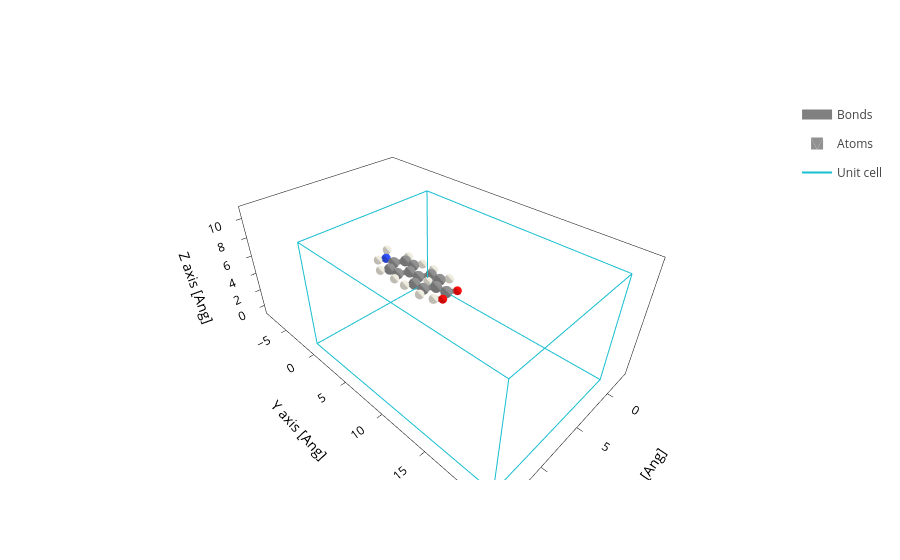

The notebook cell saved with this chart:
### Markdown cell above
**Import molecule in xyz format and center using sisl**

We can use the center() to find the where is the center now center and simply add a vector to translate the system to the desired place
Documentation on geometry manipulation here:

https://sisl.readthedocs.io/en/latest/api/generated/sisl.Geometry.html

### Code cell
system=Geometry.read("molecule.xyz")
system.plot()

### Figure 1 — Plotly figure (JSON) as saved in the notebook; plotly's stock layout.template omitted (floating-point values rounded to 4 significant figures; data arrays with more than 128 entries replaced by an {"elided": "..."} marker saying what was removed)
{"data": [{"line": {"color": "gray", "width": 10}, "meta": {}, "mode": "lines", "name": "Bonds", "opacity": 1, "type": "scatter3d", "x": {"elided": "651 float values"}, "y": {"elided": "651 float values"}, "z": {"elided": "651 float values"}}, {"alphahull": 0, "color": "#909090", "hovertemplate": "%{meta.position}", "legendgroup": "Atoms", "meta": {"meta": {"Atoms_i": 0}, "position": "(1.30, 0.64, 0.00)"}, "name": "Atoms", "opacity": 1, "showlegend": true, "showscale": false, "type": "mesh3d", "x": {"elided": "225 float values"}, "y": {"elided": "225 float values"}, "z": {"elided": "225 float values"}}, {"alphahull": 0, "color": "#EDEADE", "hovertemplate": "%{meta.position}", "legendgroup": "Atoms", "meta": {"meta": {"Atoms_i": 1}, "position": "(2.31, 1.13, -0.00)"}, "name": "Atoms", "opacity": 1, "showlegend": false, "showscale": false, "type": "mesh3d", "x": {"elided": "225 float values"}, "y": {"elided": "225 float values"}, "z": {"elided": "225 float values"}}, {"alphahull": 0, "color": "#909090", "hovertemplate": "%{meta.position}", "legendgroup": "Atoms", "meta": {"meta": {"Atoms_i": 2}, "position": "(0.03, 1.39, 0.00)"}, "name": "Atoms", "opacity": 1, "showlegend": false, "showscale": false, "type": "mesh3d", "x": {"elided": "225 float values"}, "y": {"elided": "225 float values"}, "z": {"elided": "225 float values"}}, {"alphahull": 0, "color": "#909090", "hovertemplate": "%{meta.position}", "legendgroup": "Atoms", "meta": {"meta": {"Atoms_i": 3}, "position": "(-0.06, 2.85, 0.00)"}, "name": "Atoms", "opacity": 1, "showlegend": false, "showscale": false, "type": "mesh3d", "x": {"elided": "225 float values"}, "y": {"elided": "225 float values"}, "z": {"elided": "225 float values"}}, {"alphahull": 0, "color": "#909090", "hovertemplate": "%{meta.position}", "legendgroup": "Atoms", "meta": {"meta": {"Atoms_i": 4}, "position": "(-1.27, 0.67, 0.00)"}, "name": "Atoms", "opacity": 1, "showlegend": false, "showscale": false, "type": "mesh3d", "x": {"elided": "225 float values"}, "y": {"elided": "225 float values"}, "z": {"elided": "225 float values"}}, {"alphahull": 0, "color": "#EDEADE", "hovertemplate": "%{meta.position}", "legendgroup": "Atoms", "meta": {"meta": {"Atoms_i": 5}, "position": "(-2.18, 1.32, -0.00)"}, "name": "Atoms", "opacity": 1, "showlegend": false, "showscale": false, "type": "mesh3d", "x": {"elided": "225 float values"}, "y": {"elided": "225 float values"}, "z": {"elided": "225 float values"}}, {"alphahull": 0, "color": "#909090", "hovertemplate": "%{meta.position}", "legendgroup": "Atoms", "meta": {"meta": {"Atoms_i": 6}, "position": "(-1.30, -0.74, 0.00)"}, "name": "Atoms", "opacity": 1, "showlegend": false, "showscale": false, "type": "mesh3d", "x": {"elided": "225 float values"}, "y": {"elided": "225 float values"}, "z": {"elided": "225 float values"}}, {"alphahull": 0, "color": "#EDEADE", "hovertemplate": "%{meta.position}", "legendgroup": "Atoms", "meta": {"meta": {"Atoms_i": 7}, "position": "(-2.26, -1.33, 0.00)"}, "name": "Atoms", "opacity": 1, "showlegend": false, "showscale": false, "type": "mesh3d", "x": {"elided": "225 float values"}, "y": {"elided": "225 float values"}, "z": {"elided": "225 float values"}}, {"alphahull": 0, "color": "#909090", "hovertemplate": "%{meta.position}", "legendgroup": "Atoms", "meta": {"meta": {"Atoms_i": 8}, "position": "(0.01, -1.48, 0.00)"}, "name": "Atoms", "opacity": 1, "showlegend": false, "showscale": false, "type": "mesh3d", "x": {"elided": "225 float values"}, "y": {"elided": "225 float values"}, "z": {"elided": "225 float values"}}, {"alphahull": 0, "color": "#909090", "hovertemplate": "%{meta.position}", "legendgroup": "Atoms", "meta": {"meta": {"Atoms_i": 9}, "position": "(-0.00, -2.92, -0.00)"}, "name": "Atoms", "opacity": 1, "showlegend": false, "showscale": false, "type": "mesh3d", "x": {"elided": "225 float values"}, "y": {"elided": "225 float values"}, "z": {"elided": "225 float values"}}, {"alphahull": 0, "color": "#909090", "hovertemplate": "%{meta.position}", "legendgroup": "Atoms", "meta": {"meta": {"Atoms_i": 10}, "position": "(1.29, -0.76, -0.00)"}, "name": "Atoms", "opacity": 1, "showlegend": false, "showscale": false, "type": "mesh3d", "x": {"elided": "225 float values"}, "y": {"elided": "225 float values"}, "z": {"elided": "225 float values"}}, {"alphahull": 0, "color": "#EDEADE", "hovertemplate": "%{meta.position}", "legendgroup": "Atoms", "meta": {"meta": {"Atoms_i": 11}, "position": "(2.26, -1.34, -0.00)"}, "name": "Atoms", "opacity": 1, "showlegend": false, "showscale": false, "type": "mesh3d", "x": {"elided": "225 float values"}, "y": {"elided": "225 float values"}, "z": {"elided": "225 float values"}}, {"alphahull": 0, "color": "#FF0D0D", "hovertemplate": "%{meta.position}", "legendgroup": "Atoms", "meta": {"meta": {"Atoms_i": 12}, "position": "(1.16, 3.48, 0.00)"}, "name": "Atoms", "opacity": 1, "showlegend": false, "showscale": false, "type": "mesh3d", "x": {"elided": "225 float values"}, "y": {"elided": "225 float values"}, "z": {"elided": "225 float values"}}, {"alphahull": 0, "color": "#FF0D0D", "hovertemplate": "%{meta.position}", "legendgroup": "Atoms", "meta": {"meta": {"Atoms_i": 13}, "position": "(-1.09, 3.54, -0.00)"}, "name": "Atoms", "opacity": 1, "showlegend": false, "showscale": false, "type": "mesh3d", "x": {"elided": "225 float values"}, "y": {"elided": "225 float values"}, "z": {"elided": "225 float values"}}, {"alphahull": 0, "color": "#909090", "hovertemplate": "%{meta.position}", "legendgroup": "Atoms", "meta": {"meta": {"Atoms_i": 14}, "position": "(0.00, -5.74, 0.00)"}, "name": "Atoms", "opacity": 1, "showlegend": false, "showscale": false, "type": "mesh3d", "x": {"elided": "225 float values"}, "y": {"elided": "225 float values"}, "z": {"elided": "225 float values"}}, {"alphahull": 0, "color": "#3050F8", "hovertemplate": "%{meta.position}", "legendgroup": "Atoms", "meta": {"meta": {"Atoms_i": 15}, "position": "(0.00, -7.14, 0.00)"}, "name": "Atoms", "opacity": 1, "showlegend": false, "showscale": false, "type": "mesh3d", "x": {"elided": "225 float values"}, "y": {"elided": "225 float values"}, "z": {"elided": "225 float values"}}, {"alphahull": 0, "color": "#909090", "hovertemplate": "%{meta.position}", "legendgroup": "Atoms", "meta": {"meta": {"Atoms_i": 16}, "position": "(1.24, -5.03, -0.02)"}, "name": "Atoms", "opacity": 1, "showlegend": false, "showscale": false, "type": "mesh3d", "x": {"elided": "225 float values"}, "y": {"elided": "225 float values"}, "z": {"elided": "225 float values"}}, {"alphahull": 0, "color": "#EDEADE", "hovertemplate": "%{meta.position}", "legendgroup": "Atoms", "meta": {"meta": {"Atoms_i": 17}, "position": "(2.22, -5.57, 0.00)"}, "name": "Atoms", "opacity": 1, "showlegend": false, "showscale": false, "type": "mesh3d", "x": {"elided": "225 float values"}, "y": {"elided": "225 float values"}, "z": {"elided": "225 float values"}}, {"alphahull": 0, "color": "#909090", "hovertemplate": "%{meta.position}", "legendgroup": "Atoms", "meta": {"meta": {"Atoms_i": 18}, "position": "(1.24, -3.64, -0.02)"}, "name": "Atoms", "opacity": 1, "showlegend": false, "showscale": false, "type": "mesh3d", "x": {"elided": "225 float values"}, "y": {"elided": "225 float values"}, "z": {"elided": "225 float values"}}, {"alphahull": 0, "color": "#EDEADE", "hovertemplate": "%{meta.position}", "legendgroup": "Atoms", "meta": {"meta": {"Atoms_i": 19}, "position": "(2.21, -3.08, -0.00)"}, "name": "Atoms", "opacity": 1, "showlegend": false, "showscale": false, "type": "mesh3d", "x": {"elided": "225 float values"}, "y": {"elided": "225 float values"}, "z": {"elided": "225 float values"}}, {"alphahull": 0, "color": "#909090", "hovertemplate": "%{meta.position}", "legendgroup": "Atoms", "meta": {"meta": {"Atoms_i": 20}, "position": "(-1.24, -3.65, 0.01)"}, "name": "Atoms", "opacity": 1, "showlegend": false, "showscale": false, "type": "mesh3d", "x": {"elided": "225 float values"}, "y": {"elided": "225 float values"}, "z": {"elided": "225 float values"}}, {"alphahull": 0, "color": "#EDEADE", "hovertemplate": "%{meta.position}", "legendgroup": "Atoms", "meta": {"meta": {"Atoms_i": 21}, "position": "(-2.20, -3.08, 0.00)"}, "name": "Atoms", "opacity": 1, "showlegend": false, "showscale": false, "type": "mesh3d", "x": {"elided": "225 float values"}, "y": {"elided": "225 float values"}, "z": {"elided": "225 float values"}}, {"alphahull": 0, "color": "#909090", "hovertemplate": "%{meta.position}", "legendgroup": "Atoms", "meta": {"meta": {"Atoms_i": 22}, "position": "(-1.24, -5.04, 0.00)"}, "name": "Atoms", "opacity": 1, "showlegend": false, "showscale": false, "type": "mesh3d", "x": {"elided": "225 float values"}, "y": {"elided": "225 float values"}, "z": {"elided": "225 float values"}}, {"alphahull": 0, "color": "#EDEADE", "hovertemplate": "%{meta.position}", "legendgroup": "Atoms", "meta": {"meta": {"Atoms_i": 23}, "position": "(-2.22, -5.58, -0.00)"}, "name": "Atoms", "opacity": 1, "showlegend": false, "showscale": false, "type": "mesh3d", "x": {"elided": "225 float values"}, "y": {"elided": "225 float values"}, "z": {"elided": "225 float values"}}, {"alphahull": 0, "color": "#EDEADE", "hovertemplate": "%{meta.position}", "legendgroup": "Atoms", "meta": {"meta": {"Atoms_i": 24}, "position": "(0.98, -7.50, 0.02)"}, "name": "Atoms", "opacity": 1, "showlegend": false, "showscale": false, "type": "mesh3d", "x": {"elided": "225 float values"}, "y": {"elided": "225 float values"}, "z": {"elided": "225 float values"}}, {"alphahull": 0, "color": "#EDEADE", "hovertemplate": "%{meta.position}", "legendgroup": "Atoms", "meta": {"meta": {"Atoms_i": 25}, "position": "(-0.51, -7.52, 0.82)"}, "name": "Atoms", "opacity": 1, "showlegend": false, "showscale": false, "type": "mesh3d", "x": {"elided": "225 float values"}, "y": {"elided": "225 float values"}, "z": {"elided": "225 float values"}}, {"alphahull": 0, "color": "#EDEADE", "hovertemplate": "%{meta.position}", "legendgroup": "Atoms", "meta": {"meta": {"Atoms_i": 26}, "position": "(1.83, 2.75, -0.00)"}, "name": "Atoms", "opacity": 1, "showlegend": false, "showscale": false, "type": "mesh3d", "x": {"elided": "225 float values"}, "y": {"elided": "225 float values"}, "z": {"elided": "225 float values"}}, {"alphahull": 0, "color": "#EDEADE", "hovertemplate": "%{meta.position}", "legendgroup": "Atoms", "meta": {"meta": {"Atoms_i": 27}, "position": "(-0.08, -0.00, 0.00)"}, "name": "Atoms", "opacity": 1, "showlegend": false, "showscale": false, "type": "mesh3d", "x": {"elided": "225 float values"}, "y": {"elided": "225 float values"}, "z": {"elided": "225 float values"}}, {"meta": {}, "mode": "lines", "name": "Unit cell", "type": "scatter3d", "x": [0.0, 0.0, 14.57, 14.57, 0.0, 0.0, NaN, 0.0, 0.0, 0.0, 14.57, 14.57, 0.0, NaN, 14.57, 14.57, NaN, 14.57, 14.57], "y": [0.0, 21.06, 21.06, 21.06, 21.06, 21.06, NaN, 21.06, 0.0, 0.0, 0.0, 0.0, 0.0, NaN, 21.06, 0.0, NaN, 21.06, 0.0], "z": [0.0, 0.0, 0.0, 10.84, 10.84, 0.0, NaN, 10.84, 10.84, 0.0, 0.0, 10.84, 10.84, NaN, 0.0, 0.0, NaN, 10.84, 10.84]}], "layout": {"scene": {"aspectmode": "data", "xaxis": {"title": {"text": "X axis [Ang]"}}, "yaxis": {"title": {"text": "Y axis [Ang]"}}, "zaxis": {"title": {"text": "Z axis [Ang]"}}}, "xaxis": {"scaleanchor": "y", "scaleratio": 1, "title": {"text": "X axis [Ang]"}}, "yaxis": {"title": {"text": "Y axis [Ang]"}}}}
